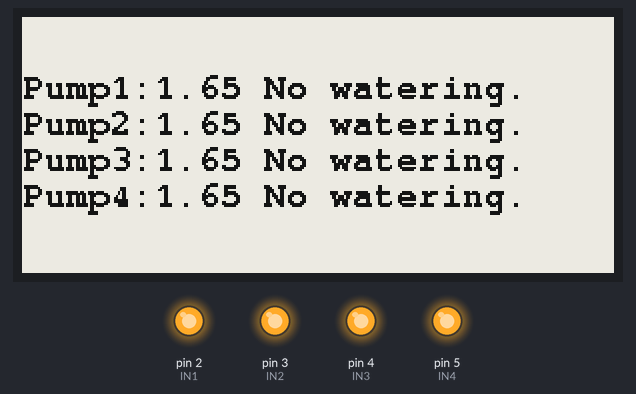
Bench run of a program on a simulated Arduino Nano, built for the host (arithmetic inside an expression is 32-bit, double 64-bit). Parts: 296×128 one-colour display, output pins drawn as LEDs (lit = HIGH). What the program prints to the serial monitor is not drawn.

Above: at 3.2 s.

The program:

main.cpp
```cpp
#include <Arduino.h>

#define ENABLE_GxEPD2_GFX 0

#include <GxEPD2_BW.h>
#include <GxEPD2_3C.h>
#include <Fonts/FreeMonoBold9pt7b.h>

#define MAX_DISPLAY_BUFFER_SIZE 800
#define MAX_HEIGHT(EPD) (EPD::HEIGHT <= MAX_DISPLAY_BUFFER_SIZE / (EPD::WIDTH / 8) ? EPD::HEIGHT : MAX_DISPLAY_BUFFER_SIZE / (EPD::WIDTH / 8))

GxEPD2_BW<GxEPD2_290_GDEY029T94, MAX_HEIGHT(GxEPD2_290_GDEY029T94)> display(GxEPD2_290_GDEY029T94(/*CS=*/ SS, /*DC=*/ 8, /*RST=*/ 9, /*BUSY=*/ 7)); // GDEY029T94  128x296, SSD1680, (FPC-A005 20.06.15)

// E paper settings for Arduino Nano or Uno
// BUSY -> D7
// RST -> D9
// DC -> D8
// CS -> D10
// CLK -> D13
// DIN -> D11
// GND -> GND
// 3.3V -> 3.3V

// last time the sensors were measured, in milliseconds
unsigned long previousMillis = 0;
// for sensor measuring and possible pump interval
const long measuringInterval = 18000000; // 5 hours

// water pumps to relay
int IN1 = 2;
int IN2 = 3;
int IN3 = 4;
int IN4 = 5;

// soil moisture sensors
int Pin1 = A0;
int Pin2 = A1;
int Pin3 = A2;
int Pin4 = A3;

// measured values of soil humidity
float soilHumid1 = 0.0;
float soilHumid2 = 0.0;
float soilHumid3 = 0.0;
float soilHumid4 = 0.0;

void setup() {
  Serial.begin(9600);
  //put your setup code here, to run once:
  display.init();

  analogReference(EXTERNAL); // set the analog reference to 3.3V

  pinMode(IN1, OUTPUT);
  pinMode(IN2, OUTPUT);
  pinMode(IN3, OUTPUT);
  pinMode(IN4, OUTPUT);

  pinMode(Pin1, INPUT);
  pinMode(Pin2, INPUT);
  pinMode(Pin3, INPUT);
  pinMode(Pin4, INPUT);

  digitalWrite(IN1, HIGH);
  digitalWrite(IN2, HIGH);
  digitalWrite(IN3, HIGH);
  digitalWrite(IN4, HIGH);

  delay(500);
}

bool water(int pumpNumber){
  digitalWrite(pumpNumber, LOW); // turn on pump
  delay(30000); // 30 seconds pump time
  digitalWrite(pumpNumber, HIGH); // turn off pump
}

void writeToEPaper(const char* msg){
  display.setRotation(1);
  display.setFont(&FreeMonoBold9pt7b);
  if (display.epd2.WIDTH < 104){
     display.setFont(0);
  }
  display.setTextColor(GxEPD_BLACK);
  int16_t tbx, tby; uint16_t tbw, tbh;
  display.getTextBounds(msg, 0, 0, &tbx, &tby, &tbw, &tbh);
  // center bounding box by transposition of origin:
  uint16_t x = ((display.width() - tbw) / 2) - tbx;
  uint16_t y = ((display.height() - tbh) / 2) - tby;
  display.setFullWindow();
  display.firstPage();
  do
  {
    display.fillScreen(GxEPD_WHITE);
    display.setCursor(x, y);
    display.print(msg);
  }
  while (display.nextPage());

  display.powerOff();
}

String pumpIfDry(float sensorValue, int sensorNumber, int pumpNumber){
  Serial.print("Soil Moisture Sensor ");
  Serial.print(sensorNumber);
  Serial.print(" Voltage: ");
  Serial.print(sensorValue);
  Serial.println(" V"); // print the voltage

  // 1.3V and lower --> super wet soil --> no water needed
  // 2.3V and higher --> super dry soil --> water needed
  // 2.75 or higher --> probably sensor is not in soil but in the air, don't water
  if (sensorValue >= 2.3 && sensorValue <= 2.7){
    Serial.println("Watering...");
    water(pumpNumber);

    String pumpNo = "Pump";
    String waterMsg = ": Watering finished.";
    String returnMsg = pumpNo +  (pumpNumber-1) + ":" + sensorValue + waterMsg;
    return returnMsg;
  }
  else{
    String pumpNo = "Pump";
    String waterMsg = " No watering.";
    String returnMsg = pumpNo + (pumpNumber-1) + ":" + sensorValue + waterMsg;
    return returnMsg;
  }
}


float calcSoilHumid(int sensorPin){
  return (float(analogRead(sensorPin))/1023.0)*3.3;
}

void loop() {
  unsigned long currentMillis = millis();
  if (currentMillis - previousMillis >= measuringInterval
    || previousMillis == 0) // if it's time to measure or first time
  {
    previousMillis = currentMillis;

    // read sensor values, print them and water if necessary
    soilHumid1 = calcSoilHumid(Pin1);
    String EpaperMsg1 = pumpIfDry(soilHumid1, 1, IN1);
    Serial.println(pumpIfDry(soilHumid1, 1, IN1));

    soilHumid2 = calcSoilHumid(Pin2);
    String EpaperMsg2 = pumpIfDry(soilHumid2, 2, IN2);
    Serial.println(pumpIfDry(soilHumid2, 2, IN2));

    soilHumid3 = calcSoilHumid(Pin3);
    String EpaperMsg3 = pumpIfDry(soilHumid3, 3, IN3);
    Serial.println(pumpIfDry(soilHumid3, 3, IN3));

    soilHumid4 = calcSoilHumid(Pin4);
    String EpaperMsg4 = pumpIfDry(soilHumid4, 4, IN4);
    Serial.println(pumpIfDry(soilHumid4, 4, IN4));

    String msgComplete = "\n" + EpaperMsg1
    + "\n" + EpaperMsg2
    + "\n" + EpaperMsg3
    + "\n" + EpaperMsg4;

    // const char* str = EpaperMsg1.c_str();
    const char* str = msgComplete.c_str();

    writeToEPaper(str);
  }
}
```
